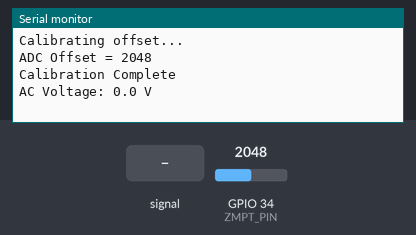
Simulated run of this sketch. Board: ESP32. Shown: the last lines printed to the serial monitor. Inputs (shaded band) come from the test bench; at power-on: GPIO 34 (ZMPT_PIN) = 2048 (analog values on the 0–4095 scale).

Above: at 2.7 s.
2.8 s: GPIO 34 (ZMPT_PIN) fed a 200 Hz sine of ±327 counts around its level
At 4.0 s:
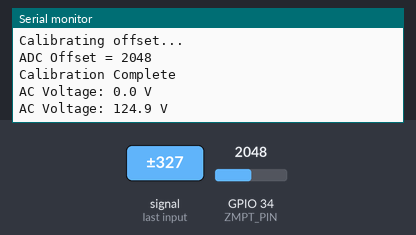
4.3 s: GPIO 34 (ZMPT_PIN) set to 2866
At 4.3 s:
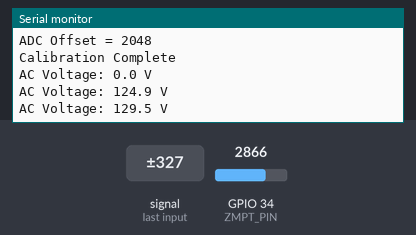
5.8 s: GPIO 34 (ZMPT_PIN) set to 3603
At 7.4 s:
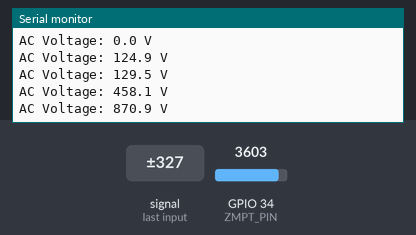
Timing chart, 0 to 8.9 s (numbered marks = the images above; inputs shaded):
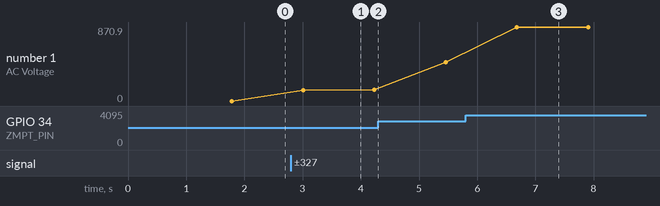

The sketch:

Voltage_ac.ino
```cpp
#define ZMPT_PIN 34

const float VREF = 3.3;
const int ADC_MAX = 4095;

int adcOffset = 0;

// Initial calibration factor
// Adjust later using a multimeter
float calibrationFactor = 695.0;

void setup() {
  Serial.begin(115200);

  analogReadResolution(12);
  analogSetPinAttenuation(ZMPT_PIN, ADC_11db);

  Serial.println("Calibrating offset...");

  long sum = 0;

  for (int i = 0; i < 5000; i++) {
    sum += analogRead(ZMPT_PIN);
    delayMicroseconds(200);
  }

  adcOffset = sum / 5000;

  Serial.print("ADC Offset = ");
  Serial.println(adcOffset);

  Serial.println("Calibration Complete");
}

float measureACVoltage() {

  const int samples = 2000;
  double sumSquares = 0;

  for (int i = 0; i < samples; i++) {

    int adc = analogRead(ZMPT_PIN);

    float sensorVoltage =
      ((adc - adcOffset) * VREF) / ADC_MAX;

    sumSquares += sensorVoltage * sensorVoltage;
  }

  float vrmsSensor = sqrt(sumSquares / samples);

  // Remove tiny noise
  if (vrmsSensor < 0.01)
    return 0.0;

  return vrmsSensor * calibrationFactor;
}

void loop() {

  float mainsVoltage = measureACVoltage();

  Serial.print("AC Voltage: ");
  Serial.print(mainsVoltage, 1);
  Serial.println(" V");

  delay(1000);
}
```

Measured:
- after the input at 2.8 s, the serial monitor: prints a new line after 0.21 s (image 1)
- after the input at 5.8 s, the serial monitor: prints a new line after 0.88 s (image 3)
- plotted number 1: 0 → 129.5 after the input at 2.8 s, 129.5 → 458.1 after the input at 4.3 s, 458.1 → 870.9 after the input at 5.8 s
